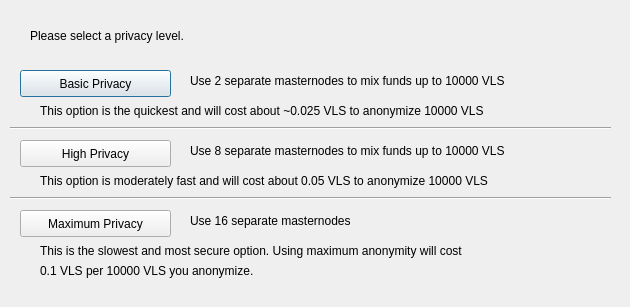
<?xml version="1.0" encoding="UTF-8"?>
<ui version="4.0">
 <class>ObfuscationConfig</class>
 <widget class="QDialog" name="ObfuscationConfig">
  <property name="geometry">
   <rect>
    <x>0</x>
    <y>0</y>
    <width>630</width>
    <height>307</height>
   </rect>
  </property>
  <property name="windowTitle">
   <string>Configure Obfuscation</string>
  </property>
  <widget class="QPushButton" name="buttonBasic">
   <property name="geometry">
    <rect>
     <x>20</x>
     <y>70</y>
     <width>151</width>
     <height>27</height>
    </rect>
   </property>
   <property name="text">
    <string>Basic Privacy</string>
   </property>
  </widget>
  <widget class="QPushButton" name="buttonHigh">
   <property name="geometry">
    <rect>
     <x>20</x>
     <y>140</y>
     <width>151</width>
     <height>27</height>
    </rect>
   </property>
   <property name="text">
    <string>High Privacy</string>
   </property>
  </widget>
  <widget class="QPushButton" name="buttonMax">
   <property name="geometry">
    <rect>
     <x>20</x>
     <y>210</y>
     <width>151</width>
     <height>27</height>
    </rect>
   </property>
   <property name="text">
    <string>Maximum Privacy</string>
   </property>
  </widget>
  <widget class="QLabel" name="label">
   <property name="geometry">
    <rect>
     <x>30</x>
     <y>20</y>
     <width>571</width>
     <height>31</height>
    </rect>
   </property>
   <property name="text">
    <string>Please select a privacy level.</string>
   </property>
  </widget>
  <widget class="QLabel" name="label_2">
   <property name="geometry">
    <rect>
     <x>190</x>
     <y>70</y>
     <width>421</width>
     <height>21</height>
    </rect>
   </property>
   <property name="text">
    <string>Use 2 separate masternodes to mix funds up to 10000 VLS</string>
   </property>
  </widget>
  <widget class="QLabel" name="label_3">
   <property name="geometry">
    <rect>
     <x>190</x>
     <y>140</y>
     <width>411</width>
     <height>21</height>
    </rect>
   </property>
   <property name="text">
    <string>Use 8 separate masternodes to mix funds up to 10000 VLS</string>
   </property>
  </widget>
  <widget class="QLabel" name="label_4">
   <property name="geometry">
    <rect>
     <x>190</x>
     <y>210</y>
     <width>421</width>
     <height>21</height>
    </rect>
   </property>
   <property name="text">
    <string>Use 16 separate masternodes</string>
   </property>
  </widget>
  <widget class="QLabel" name="label_6">
   <property name="geometry">
    <rect>
     <x>40</x>
     <y>100</y>
     <width>561</width>
     <height>21</height>
    </rect>
   </property>
   <property name="text">
    <string>This option is the quickest and will cost about ~0.025 VLS to anonymize 10000 VLS</string>
   </property>
  </widget>
  <widget class="QLabel" name="label_7">
   <property name="geometry">
    <rect>
     <x>40</x>
     <y>170</y>
     <width>561</width>
     <height>21</height>
    </rect>
   </property>
   <property name="text">
    <string>This option is moderately fast and will cost about 0.05 VLS to anonymize 10000 VLS</string>
   </property>
  </widget>
  <widget class="QLabel" name="label_8">
   <property name="geometry">
    <rect>
     <x>40</x>
     <y>240</y>
     <width>561</width>
     <height>21</height>
    </rect>
   </property>
   <property name="text">
    <string>This is the slowest and most secure option. Using maximum anonymity will cost</string>
   </property>
  </widget>
  <widget class="QLabel" name="label_9">
   <property name="geometry">
    <rect>
     <x>40</x>
     <y>260</y>
     <width>561</width>
     <height>21</height>
    </rect>
   </property>
   <property name="text">
    <string>0.1 VLS per 10000 VLS you anonymize.</string>
   </property>
  </widget>
  <widget class="Line" name="line">
   <property name="geometry">
    <rect>
     <x>10</x>
     <y>120</y>
     <width>601</width>
     <height>16</height>
    </rect>
   </property>
   <property name="orientation">
    <enum>Qt::Horizontal</enum>
   </property>
  </widget>
  <widget class="Line" name="line_2">
   <property name="geometry">
    <rect>
     <x>10</x>
     <y>190</y>
     <width>601</width>
     <height>16</height>
    </rect>
   </property>
   <property name="orientation">
    <enum>Qt::Horizontal</enum>
   </property>
  </widget>
 </widget>
 <resources/>
 <connections/>
</ui>
